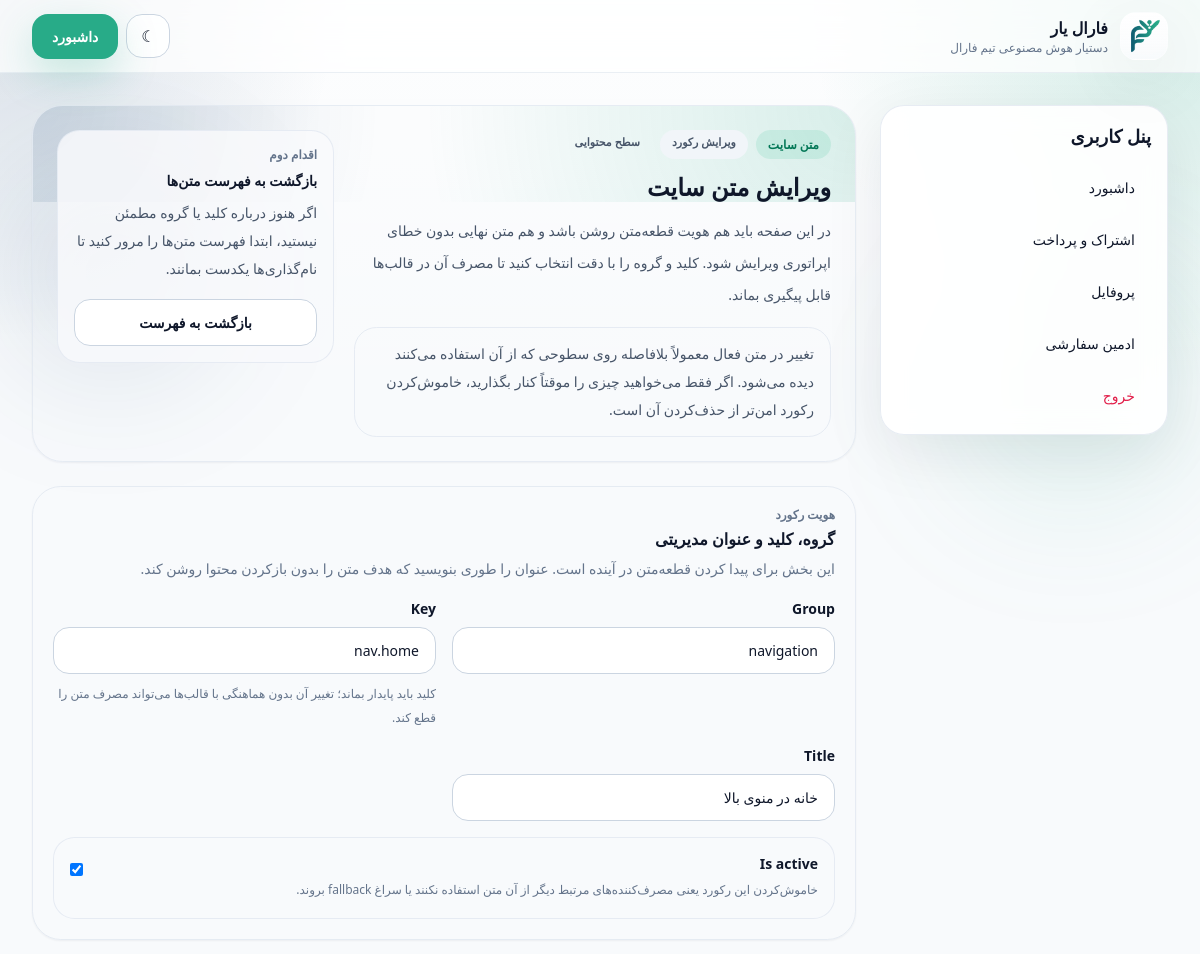
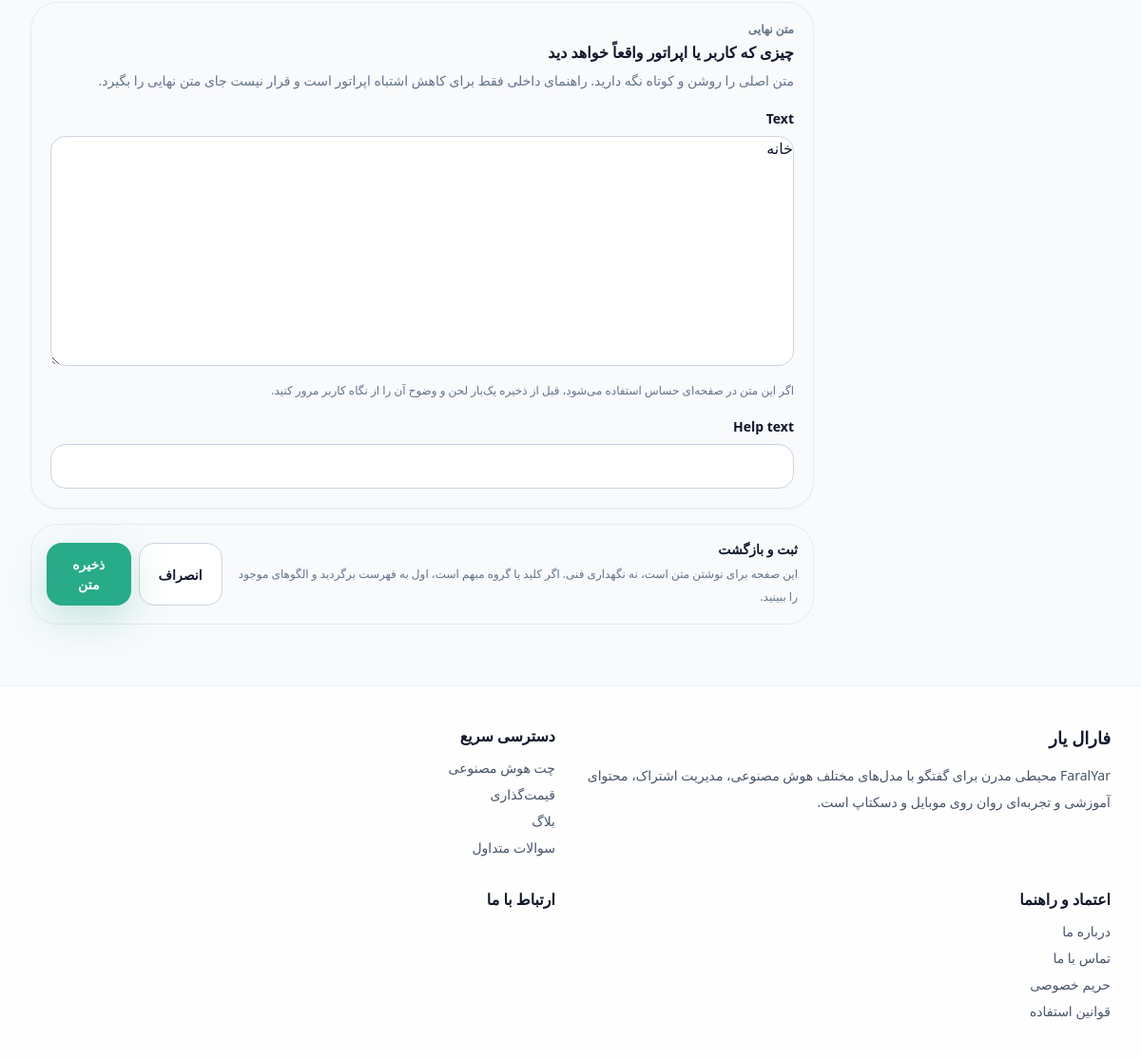
Page /dashboard/admin-panel/texts/1/ (signed in) on the committed database (2 pictures, top to bottom).
### core/models.py (models this page shows, shortened)
class TimeStampedModel(models.Model):
    created_at = models.DateTimeField(auto_now_add=True)
    updated_at = models.DateTimeField(auto_now=True)
    class Meta:
        abstract = True

class SiteSetting(TimeStampedModel):
    site_name_fa = models.CharField(max_length=120, default="فارال یار")
    site_name_en = models.CharField(max_length=120, default="FaralYar")
    tagline = models.CharField(max_length=240, default="دستیار هوش مصنوعی تیم فارال")
    hero_title = models.CharField(max_length=240, default="دستیار هوش مصنوعی فارسی برای تیم‌ها و کاربران حرفه‌ای")
    hero_subtitle = models.TextField(
        default="FaralYar محیطی مدرن برای گفتگو با مدل‌های مختلف هوش مصنوعی، مدیریت اشتراک، محتوای آموزشی و تجربه‌ای روان روی موبایل و دسکتاپ است."
    )
    support_email = models.EmailField(blank=True)
    support_phone = models.CharField(max_length=32, blank=True)
    address = models.CharField(max_length=255, blank=True)
    telegram_url = models.URLField(blank=True)
    instagram_url = models.URLField(blank=True)
    linkedin_url = models.URLField(blank=True)
    x_url = models.URLField(blank=True)
    light_logo = models.CharField(max_length=255, default="branding/faralyar-main.png")
    dark_logo = models.CharField(max_length=255, default="branding/farayarl-white.png")
    mono_dark_logo = models.CharField(max_length=255, default="branding/faralyar-black.png")
    mono_light_logo = models.CharField(max_length=255, default="branding/farayarl-white.png")
    green_logo = models.CharField(max_length=255, default="branding/faralyar-green.png")
    blue_logo = models.CharField(max_length=255, default="branding/faralyar-blue.png")
    primary_color = models.CharField(max_length=7, default="#28ab88")
    secondary_color = models.CharField(max_length=7, default="#013366")
    otp_provider_name = models.CharField(max_length=80, blank=True)
    otp_provider_api_key = models.CharField(max_length=255, blank=True)
    otp_provider_sender = models.CharField(max_length=120, blank=True)
    zarinpal_merchant_id = models.CharField(max_length=255, blank=True)
    zarinpal_sandbox = models.BooleanField(default=True)
    payment_guide_text = models.TextField(blank=True)
    payment_guide_url = models.URLField(blank=True)
    free_guest_message_limit = models.PositiveSmallIntegerField(default=5)
    class Meta:
        verbose_name = "تنظیمات سایت"
        verbose_name_plural = "تنظیمات سایت"
    @classmethod
    def get_solo(cls):
        setting, _ = cls.objects.get_or_create(pk=1)
        return setting

class TextSnippet(TimeStampedModel):
    group = models.CharField(max_length=80, default="general")
    key = models.SlugField(max_length=160, unique=True)
    title = models.CharField(max_length=160)
    text = models.TextField()
    help_text = models.CharField(max_length=255, blank=True)
    is_active = models.BooleanField(default=True)
    class Meta:
        ordering = ["group", "title"]
        verbose_name = "متن سایت"
        verbose_name_plural = "متن‌های سایت"

### dashboard/views.py (the view)
# urls.py: path("admin-panel/texts/<int:pk>/", views.text_edit, name="admin_text_edit"),
@staff_member_required
def text_edit(request, pk=None):
    instance = get_object_or_404(TextSnippet, pk=pk) if pk else None
    form = TextSnippetForm(request.POST or None, instance=instance)
    if request.method == "POST" and form.is_valid():
        form.save()
        messages.success(request, "متن سایت با موفقیت ذخیره شد.")
        return redirect("dashboard:admin_texts")
    return render(request, "dashboard/text_form.html", {"form": form, "instance": instance})

### templates/dashboard/text_form.html (shortened to what this page needs)
{% extends 'dashboard/base_dashboard.html' %}
{% block dashboard_content %}
  <div class="space-y-6">
    {% if instance %}
      {% include 'dashboard/_admin_page_header.html' with admin_badge='متن سایت' admin_context_label='ویرایش رکورد' admin_meta_label='سطح محتوایی' admin_title='ویرایش متن سایت' admin_intro='در این صفحه باید هم هویت قطعه‌متن روشن باشد و هم متن نهایی بدون خطای اپراتوری ویرایش شود. کلید و گروه را با دقت انتخاب کنید تا مصرف آن در قالب‌ها قابل پیگیری بماند.' admin_hint='تغییر در متن فعال معمولاً بلافاصله روی سطوحی که از آن استفاده می‌کنند دیده می‌شود. اگر فقط می‌خواهید چیزی را موقتاً کنار بگذارید، خاموش‌کردن رکورد امن‌تر از حذف‌کردن آن است.' admin_side_eyebrow='اقدام دوم' admin_side_title='بازگشت به فهرست متن‌ها' admin_side_body='اگر هنوز درباره کلید یا گروه مطمئن نیستید، ابتدا فهرست متن‌ها را مرور کنید تا نام‌گذاری‌ها یکدست بمانند.' admin_secondary_url='/dashboard/admin-panel/texts/' admin_secondary_label='بازگشت به فهرست' %}
    {% endif %}
    <form method="post" class="space-y-4">
      <section class="rounded-[1.8rem] border border-slate-200/80 bg-white/82 p-4 shadow-sm shadow-slate-900/5 dark:border-slate-700/70 dark:bg-slate-900/55 sm:p-5">
        <div class="min-w-0">
          <div class="text-xs font-bold text-slate-500 dark:text-slate-400">هویت رکورد</div>
          <h2 class="mt-1 text-base font-black text-slate-900 dark:text-white">گروه، کلید و عنوان مدیریتی</h2>
          <p class="mt-1 text-sm leading-7 text-slate-500 dark:text-slate-400">این بخش برای پیدا کردن قطعه‌متن در آینده است. عنوان را طوری بنویسید که هدف متن را بدون بازکردن محتوا روشن کند.</p>
        </div>
        <div class="mt-4 grid gap-4 lg:grid-cols-2">
          {% for field in form %}
            {% if field.name == 'group' or field.name == 'key' or field.name == 'title' or field.name == 'is_active' %}
              {% if field.name == 'key' %}
                {% include 'dashboard/_admin_form_field.html' with field=field field_note='کلید باید پایدار بماند؛ تغییر آن بدون هماهنگی با قالب‌ها می‌تواند مصرف متن را قطع کند.' %}
              {% elif field.name == 'is_active' %}
                {% include 'dashboard/_admin_form_field.html' with field=field field_class='lg:col-span-2' field_note='خاموش‌کردن این رکورد یعنی مصرف‌کننده‌های مرتبط دیگر از آن متن استفاده نکنند یا سراغ fallback بروند.' %}
              {% else %}
                {% include 'dashboard/_admin_form_field.html' with field=field %}
              {% endif %}
            {% endif %}
          {% endfor %}
        </div>
      </section>
      <section class="rounded-[1.8rem] border border-slate-200/80 bg-white/82 p-4 shadow-sm shadow-slate-900/5 dark:border-slate-700/70 dark:bg-slate-900/55 sm:p-5">
        <div class="min-w-0">
          <div class="text-xs font-bold text-slate-500 dark:text-slate-400">متن نهایی</div>
          <h2 class="mt-1 text-base font-black text-slate-900 dark:text-white">چیزی که کاربر یا اپراتور واقعاً خواهد دید</h2>
          <p class="mt-1 text-sm leading-7 text-slate-500 dark:text-slate-400">متن اصلی را روشن و کوتاه نگه دارید. راهنمای داخلی فقط برای کاهش اشتباه اپراتور است و قرار نیست جای متن نهایی را بگیرد.</p>
        </div>
        <div class="mt-4 grid gap-4">
          {% for field in form %}
            {% if field.name == 'text' or field.name == 'help_text' %}
              {% if field.name == 'text' %}
                {% include 'dashboard/_admin_form_field.html' with field=field field_note='اگر این متن در صفحه‌ای حساس استفاده می‌شود، قبل از ذخیره یک‌بار لحن و وضوح آن را از نگاه کاربر مرور کنید.' %}
              {% else %}
                {% include 'dashboard/_admin_form_field.html' with field=field %}
              {% endif %}
            {% endif %}
          {% endfor %}
        </div>
      </section>
      <div class="rounded-[1.75rem] border border-slate-200/80 bg-slate-50/82 p-4 dark:border-slate-700/70 dark:bg-slate-900/45">
        <div class="flex flex-col gap-3 lg:flex-row lg:items-center lg:justify-between">
          <div class="min-w-0">
            <div class="text-sm font-black text-slate-900 dark:text-white">ثبت و بازگشت</div>
            <p class="mt-1 text-xs leading-6 text-slate-500 dark:text-slate-400">این صفحه برای نوشتن متن است، نه نگهداری فنی. اگر کلید یا گروه مبهم است، اول به فهرست برگردید و الگوهای موجود را ببینید.</p>
          </div>
          <div class="flex flex-col gap-2 sm:flex-row">
            <a href="{% url 'dashboard:admin_texts' %}" class="btn-secondary w-full sm:w-auto">انصراف</a>
            <button class="btn-primary w-full sm:w-auto" type="submit">ذخیره متن</button>
          </div>
        </div>
      </div>
    </form>
  </div>
{% endblock %}

### templates/dashboard/base_dashboard.html (shortened to what this page needs)
{% extends 'base.html' %}
{% load site_text %}
{% block content %}
  <section class="section-shell pt-8">
    <div class="grid gap-6 lg:grid-cols-[18rem_minmax(0,1fr)]">
      <aside class="glass-card hidden h-fit p-4 lg:block">
        <div class="mb-4 text-lg font-black">{% site_text 'dashboard.title' 'پنل کاربری' title='عنوان پنل کاربری' group='dashboard' %}</div>
        <nav class="space-y-2 text-sm">
          <a href="{% url 'ai_platform:chat' %}" class="block rounded-2xl px-4 py-3 hover:bg-slate-100 dark:hover:bg-slate-800/70">{% site_text 'dashboard.nav.home' 'داشبورد' title='داشبورد در ناوبری پنل' group='dashboard' %}</a>
          <a href="{% url 'ai_platform:billing' %}" class="block rounded-2xl px-4 py-3 hover:bg-slate-100 dark:hover:bg-slate-800/70">{% site_text 'dashboard.nav.billing' 'اشتراک و پرداخت' title='اشتراک و پرداخت در ناوبری پنل' group='dashboard' %}</a>
          <a href="{% url 'dashboard:profile' %}" class="block rounded-2xl px-4 py-3 hover:bg-slate-100 dark:hover:bg-slate-800/70">{% site_text 'dashboard.nav.profile' 'پروفایل' title='پروفایل در ناوبری پنل' group='dashboard' %}</a>
          {% if request.user.is_staff %}
            <a href="{% url 'dashboard:admin_home' %}" class="block rounded-2xl px-4 py-3 hover:bg-slate-100 dark:hover:bg-slate-800/70">{% site_text 'dashboard.nav.admin' 'ادمین سفارشی' title='ادمین سفارشی در ناوبری پنل' group='dashboard' %}</a>
          {% endif %}
          <a href="{% url 'accounts:logout' %}" class="block rounded-2xl px-4 py-3 text-rose-600 hover:bg-rose-50 dark:hover:bg-rose-950/30">{% site_text 'dashboard.nav.logout' 'خروج' title='خروج در ناوبری پنل' group='dashboard' %}</a>
        </nav>
      </aside>
      <div class="min-w-0">
        {% block dashboard_content %}{% endblock %}
      </div>
    </div>
  </section>
{% endblock %}

### templates/partials/header.html (shortened to what this page needs)
{% load static site_text %}
<header class="sticky top-0 z-40 border-b border-slate-200/70 bg-white/75 backdrop-blur-xl dark:border-slate-700 dark:bg-slate-900/70" x-data="{ open: false }">
  <div class="section-shell">
    <div class="flex h-18 items-center justify-between gap-3 py-3">
      <a href="{% url 'core:home' %}" class="flex min-w-0 items-center gap-3">
        <div class="panel-soft flex h-12 w-12 items-center justify-center overflow-hidden rounded-2xl">
          <img src="{% static site_settings.light_logo %}" alt="{{ site_settings.site_name_fa }}" class="h-10 w-auto dark:hidden">
        </div>
        <div class="min-w-0">
          <div class="truncate text-sm font-black sm:text-base">{{ site_settings.site_name_fa }}</div>
          <div class="hidden truncate text-xs text-slate-500 dark:text-slate-400 sm:block">{{ site_settings.tagline }}</div>
        </div>
      </a>
      <div class="hidden items-center gap-2 md:flex">
        <form action="{% url 'core:set_theme' %}" method="post">
          <button class="icon-btn" type="submit" aria-label="تغییر حالت نمایش">
            {% if theme_choice == 'dark' %}☀{% else %}☾{% endif %}
          </button>
        </form>
        {% if request.user.is_authenticated %}
          <a href="{% url 'ai_platform:chat' %}" class="btn-primary">{% site_text 'nav.dashboard' 'داشبورد' title='داشبورد در هدر' group='navigation' %}</a>
        {% else %}
          <a href="{% url 'accounts:login' %}" class="btn-secondary">{% site_text 'nav.login' 'ورود' title='ورود در هدر' group='navigation' %}</a>
          <a href="{% url 'accounts:signup' %}" class="btn-primary">{% site_text 'nav.start_free' 'شروع رایگان' title='شروع رایگان در هدر' group='navigation' %}</a>
        {% endif %}
      </div>
    </div>
  </div>
</header>

### templates/dashboard/_admin_form_field.html (shortened to what this page needs)
<div class="{{ field_class|default:'' }}">
  {% if field.field.widget.input_type == 'checkbox' %}
    <div class="rounded-[1.35rem] border border-slate-200/80 bg-slate-50/75 p-4 dark:border-slate-700/70 dark:bg-slate-950/35">
      <label class="flex items-start justify-between gap-4">
        <div class="min-w-0">
          <span class="block text-sm font-black text-slate-900 dark:text-white">{{ field.label }}</span>
          {% if field_note %}
            <span class="mt-1 block text-xs leading-6 text-slate-500 dark:text-slate-400">{{ field_note }}</span>
          {% endif %}
        </div>
        <span class="shrink-0 pt-1">{{ field }}</span>
      </label>
    </div>
  {% else %}
    <label class="mb-2 block text-sm font-bold text-slate-900 dark:text-white">{{ field.label }}</label>
    {{ field }}
    {% if field_note %}
      <p class="mt-2 text-xs leading-6 text-slate-500 dark:text-slate-400">{{ field_note }}</p>
    {% endif %}
  {% endif %}
</div>

### templates/partials/footer.html (shortened to what this page needs)
{% load site_text %}
<footer class="border-t border-slate-200/70 bg-white/85 py-10 dark:border-slate-700 dark:bg-slate-900/55">
  <div class="section-shell grid gap-8 md:grid-cols-2 xl:grid-cols-4">
    <div>
      <h3 class="text-lg font-black">{{ site_settings.site_name_fa }}</h3>
      <p class="mt-3 text-sm leading-7 text-slate-600 dark:text-slate-400">{{ site_settings.hero_subtitle }}</p>
    </div>
    <div>
      <h4 class="font-bold">{% site_text 'footer.quick_links' 'دسترسی سریع' title='عنوان دسترسی سریع فوتر' group='footer' %}</h4>
      <div class="mt-3 flex flex-col gap-2 text-sm text-slate-600 dark:text-slate-400">
        <a href="{% url 'ai_platform:chat' %}">{% site_text 'footer.chat' 'چت هوش مصنوعی' title='لینک چت فوتر' group='footer' %}</a>
        <a href="{% url 'core:pricing' %}">{% site_text 'footer.pricing' 'قیمت‌گذاری' title='لینک قیمت‌گذاری فوتر' group='footer' %}</a>
        <a href="{% url 'blog:list' %}">{% site_text 'footer.blog' 'بلاگ' title='لینک بلاگ فوتر' group='footer' %}</a>
        <a href="{% url 'core:faq' %}">{% site_text 'footer.faq' 'سوالات متداول' title='لینک سوالات فوتر' group='footer' %}</a>
      </div>
    </div>
    <div>
      <h4 class="font-bold">اعتماد و راهنما</h4>
      <div class="mt-3 flex flex-col gap-2 text-sm text-slate-600 dark:text-slate-400">
        <a href="{% url 'core:about' %}">درباره ما</a>
        <a href="{% url 'core:contact' %}">تماس با ما</a>
        <a href="{% url 'core:privacy' %}">حریم خصوصی</a>
        <a href="{% url 'core:terms' %}">قوانین استفاده</a>
      </div>
    </div>
    <div>
      <h4 class="font-bold">{% site_text 'footer.contact' 'ارتباط با ما' title='عنوان ارتباط با ما فوتر' group='footer' %}</h4>
    </div>
  </div>
</footer>

### rows in the picture
SiteSetting: light_logo (picture), site_name_fa "فارال یار", tagline "دستیار هوش مصنوعی تیم فارال", hero_subtitle "FaralYar محیطی مدرن برای گفتگو با مدل‌های مختلف هوش مصنوعی، مدیریت اشتراک، محتوای آموزشی و تجربه‌ای روان روی موبایل و دسکتاپ است."
TextSnippet: text+is_active "داشبورد"
TextSnippet: text+is_active "پنل کاربری"
TextSnippet: text+is_active "داشبورد"
TextSnippet: text+is_active "اشتراک و پرداخت"
TextSnippet: text+is_active "پروفایل"
TextSnippet: text+is_active "ادمین سفارشی"
TextSnippet: text+is_active "خروج"
TextSnippet: form "navigation" "nav.home" "خانه در منوی بالا" "خانه", form "☑"
TextSnippet: text+is_active "دسترسی سریع"
TextSnippet: text+is_active "چت هوش مصنوعی"
TextSnippet: text+is_active "قیمت‌گذاری"
TextSnippet: text+is_active "بلاگ"
TextSnippet: text+is_active "سوالات متداول"
TextSnippet: text+is_active "ارتباط با ما"

### other values in the picture
{{ admin_badge }} "متن سایت"
{{ admin_context_label }} "ویرایش رکورد"
{{ admin_meta_label }} "سطح محتوایی"
{{ admin_title }} "ویرایش متن سایت"
{{ admin_intro }} "در این صفحه باید هم هویت قطعه‌متن روشن باشد و هم متن نهایی بدون خطای اپراتوری ویرایش شود. کلید و گروه را با دقت انتخاب کنید تا مصرف آن در قالب‌ها قابل پیگیری بماند."
{{ admin_hint }} "تغییر در متن فعال معمولاً بلافاصله روی سطوحی که از آن استفاده می‌کنند دیده می‌شود. اگر فقط می‌خواهید چیزی را موقتاً کنار بگذارید، خاموش‌کردن رکورد امن‌تر از حذف‌کردن آن است."
{{ admin_side_eyebrow }} "اقدام دوم"
{{ admin_side_title }} "بازگشت به فهرست متن‌ها"
{{ admin_side_body }} "اگر هنوز درباره کلید یا گروه مطمئن نیستید، ابتدا فهرست متن‌ها را مرور کنید تا نام‌گذاری‌ها یکدست بمانند."
{{ admin_secondary_label }} "بازگشت به فهرست"
{{ field.label }} "Group" "Key" "Title" "Text" "Help text"
{{ field_note }} "کلید باید پایدار بماند؛ تغییر آن بدون هماهنگی با قالب‌ها می‌تواند مصرف متن را قطع کند." "اگر این متن در صفحه‌ای حساس استفاده می‌شود، قبل از ذخیره یک‌بار لحن و وضوح آن را از نگاه کاربر مرور کنید."
{{ field.label }} "Is active"
{{ field_note }} "خاموش‌کردن این رکورد یعنی مصرف‌کننده‌های مرتبط دیگر از آن متن استفاده نکنند یا سراغ fallback بروند."
